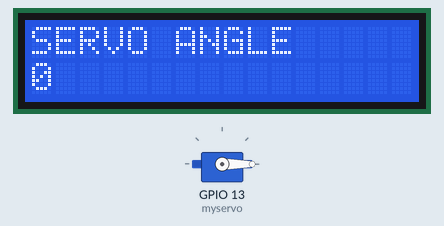
This sketch was run on a simulated ESP32. Shown: servo, 16×2 character LCD.

Above: at 0.1 s.
At 9.2 s:
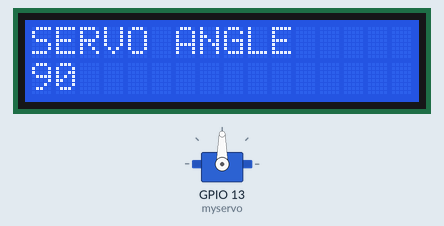
At 18.3 s:
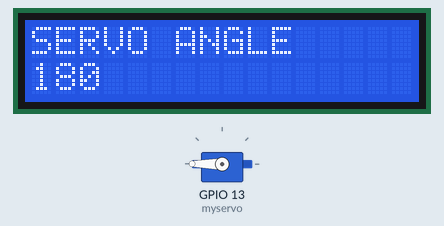
At 39.4 s:
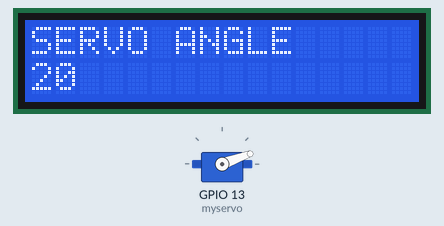
Timing chart, 0 to 40.0 s (numbered marks = the images above):
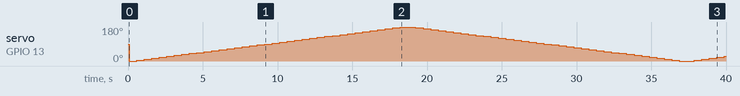

Measured:
- by itself, servo on GPIO 13 (myservo): 90° → 0° at 0.08 s, → 5° 0.50 s later, → 10° 0.50 s later, → 15° 0.50 s later, … (78 changes in this stretch)
- what the display in image 1 shows lasts 0.5 s, from 9.1 s to 9.6 s
- what the display in image 2 shows lasts 1.0 s, from 18.2 s to 19.2 s

The sketch:

lcd_and_servo.ino
```cpp
#include <ESP32Servo.h>
#include <Wire.h>
#include <LiquidCrystal_I2C.h>

LiquidCrystal_I2C lcd(0x27, 16, 2);
Servo myservo;

void setup(){
  myservo.attach(13);
  lcd.init();
  lcd.backlight();
  lcd.clear();
  lcd.setCursor(0,0);
  lcd.print("SERVO ANGLE");

}

void loop(){
  int pos = 0;
  for (pos =0; pos<=180; pos+=5){
    myservo.write(pos);
    lcd.setCursor(0,1);
    lcd.print(pos);
    lcd.print(" ");
    delay(500);
  }
   for (pos =180; pos>=0; pos-=5){
    myservo.write(pos);
    lcd.setCursor(0,1);
    lcd.print(pos);
    lcd.print(" ");
    delay(500);
  }
}
```
